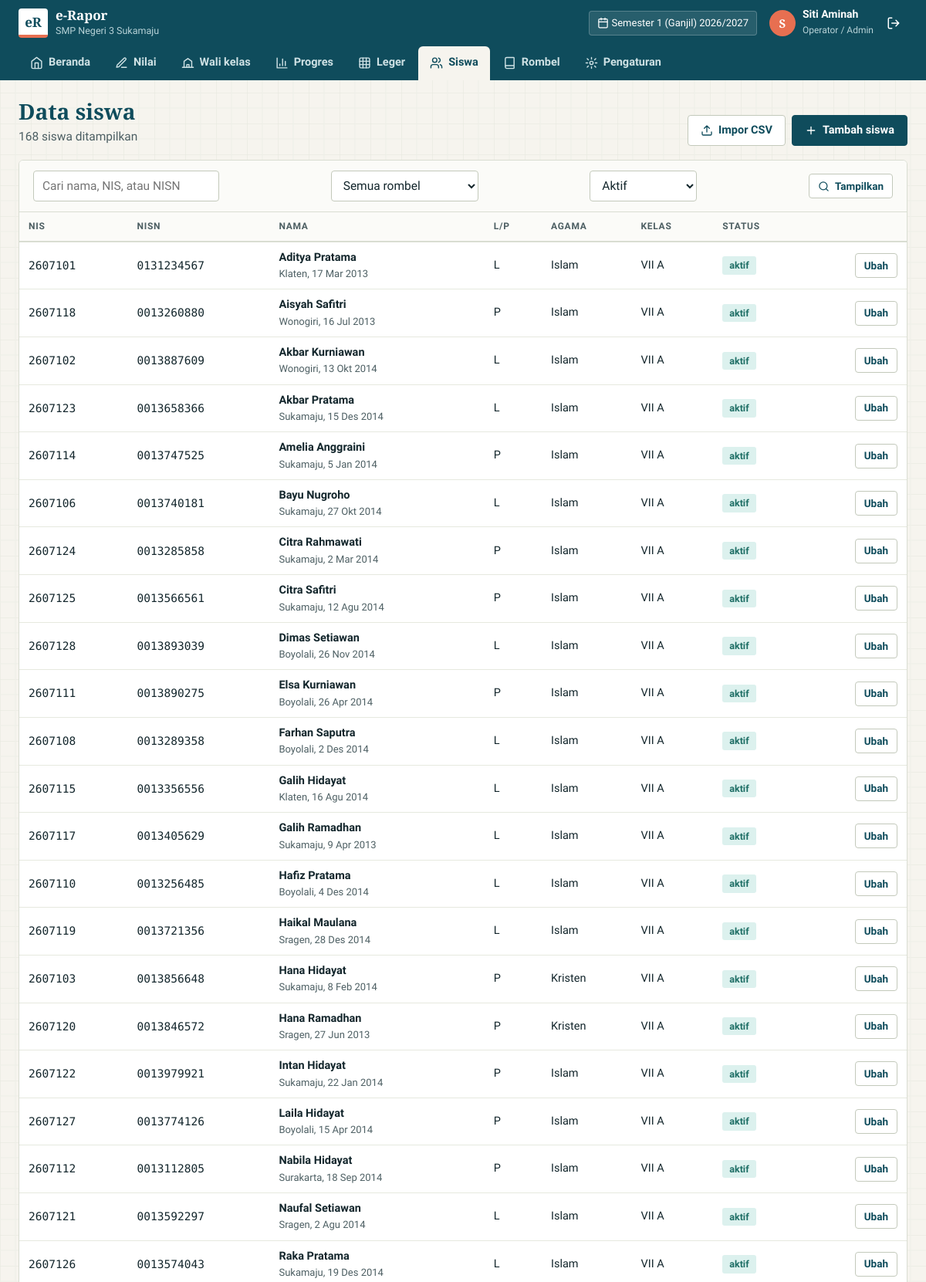
The page /index.php?page=siswa (signed in, upper part) on the database its author committed.
### tables this page shows
CREATE TABLE `pengaturan` (
  `id` TINYINT PRIMARY KEY,
  `nama_sekolah` VARCHAR(120) NOT NULL,
  `npsn` VARCHAR(12) NOT NULL DEFAULT '',
  `jenjang` ENUM('SD','SMP','SMA','SMK') NOT NULL DEFAULT 'SMP',
  `alamat` VARCHAR(200) NOT NULL DEFAULT '',
  `kelurahan` VARCHAR(60) NOT NULL DEFAULT '',
  `kecamatan` VARCHAR(60) NOT NULL DEFAULT '',
  `kabupaten` VARCHAR(60) NOT NULL DEFAULT '',
  `provinsi` VARCHAR(60) NOT NULL DEFAULT '',
  `kode_pos` VARCHAR(10) NOT NULL DEFAULT '',
  `telepon` VARCHAR(30) NOT NULL DEFAULT '',
  `email` VARCHAR(100) NOT NULL DEFAULT '',
  `website` VARCHAR(100) NOT NULL DEFAULT '',
  `kepala_sekolah` VARCHAR(100) NOT NULL DEFAULT '',
  `nip_kepsek` VARCHAR(25) NOT NULL DEFAULT '',
  `tempat_rapor` VARCHAR(60) NOT NULL DEFAULT '',
  `kktp` TINYINT NOT NULL DEFAULT 75,
  `bobot_tp` TINYINT NOT NULL DEFAULT 50,
  `periode_id` INT NOT NULL,
  `kunci_nilai` TINYINT(1) NOT NULL DEFAULT 0,
  `rapor_terbit` TINYINT(1) NOT NULL DEFAULT 0
);

CREATE TABLE `periode` (
  `id` INT AUTO_INCREMENT PRIMARY KEY,
  `tahun_ajaran` VARCHAR(9) NOT NULL,
  `semester` TINYINT NOT NULL,
  `tgl_rapor` DATE NOT NULL,
  UNIQUE KEY `uq_periode` (`tahun_ajaran`, `semester`)
);

CREATE TABLE `pengguna` (
  `id` INT AUTO_INCREMENT PRIMARY KEY,
  `nama` VARCHAR(100) NOT NULL,
  `nip` VARCHAR(25) NOT NULL DEFAULT '',
  `username` VARCHAR(40) NOT NULL UNIQUE,
  `password` VARCHAR(255) NOT NULL,
  `role` ENUM('admin','guru','kepsek') NOT NULL DEFAULT 'guru',
  `aktif` TINYINT(1) NOT NULL DEFAULT 1,
  `created_at` DATETIME NOT NULL
);

CREATE TABLE `siswa` (
  `id` INT AUTO_INCREMENT PRIMARY KEY,
  `nis` VARCHAR(20) NOT NULL UNIQUE,
  `nisn` VARCHAR(10) NOT NULL UNIQUE,
  `nama` VARCHAR(100) NOT NULL,
  `jk` ENUM('L','P') NOT NULL,
  `tempat_lahir` VARCHAR(60) NOT NULL DEFAULT '',
  `tgl_lahir` DATE NOT NULL,
  `agama` ENUM('Islam','Kristen','Katolik','Hindu','Buddha','Konghucu') NOT NULL DEFAULT 'Islam',
  `nama_ayah` VARCHAR(100) NOT NULL DEFAULT '',
  `nama_ibu` VARCHAR(100) NOT NULL DEFAULT '',
  `pekerjaan_ayah` VARCHAR(60) NOT NULL DEFAULT '',
  `pekerjaan_ibu` VARCHAR(60) NOT NULL DEFAULT '',
  `alamat` VARCHAR(200) NOT NULL DEFAULT '',
  `telepon_ortu` VARCHAR(20) NOT NULL DEFAULT '',
  `tgl_masuk` DATE NOT NULL,
  `status` ENUM('aktif','lulus','pindah') NOT NULL DEFAULT 'aktif'
);

CREATE TABLE `rombel` (
  `id` INT AUTO_INCREMENT PRIMARY KEY,
  `periode_id` INT NOT NULL,
  `nama` VARCHAR(20) NOT NULL,
  `tingkat` TINYINT NOT NULL,
  `fase` CHAR(1) NOT NULL DEFAULT 'D',
  `wali_id` INT DEFAULT NULL,
  UNIQUE KEY `uq_rombel` (`periode_id`, `nama`),
  FOREIGN KEY (`periode_id`) REFERENCES `periode`(`id`) ON DELETE CASCADE,
  FOREIGN KEY (`wali_id`) REFERENCES `pengguna`(`id`) ON DELETE SET NULL
);

### index.php (called while the page is built, shortened)
<?php
require __DIR__ . '/includes/bootstrap.php';
$publik = ['login', 'cek'];
$routes = [
    'login'          => 'pages/login.php',
    'logout'         => 'pages/logout.php',
    'cek'            => 'pages/cek.php',
    'dashboard'      => 'pages/dashboard.php',
    'nilai'          => 'pages/nilai/index.php',
    'nilai.input'    => 'pages/nilai/input.php',
    'nilai.aksi'     => 'pages/nilai/aksi.php',
    'nilai.csv'      => 'pages/nilai/csv.php',
    'wali'           => 'pages/wali/index.php',
    'wali.aksi'      => 'pages/wali/aksi.php',
    'leger'          => 'pages/leger.php',
    'rapor'          => 'pages/rapor.php',
    'progres'        => 'pages/progres.php',
    'siswa'          => 'pages/siswa/index.php',
    'siswa.form'     => 'pages/siswa/form.php',
    'siswa.aksi'     => 'pages/siswa/aksi.php',
    'siswa.impor'    => 'pages/siswa/impor.php',
    'rombel'         => 'pages/rombel/index.php',
    'rombel.detail'  => 'pages/rombel/detail.php',
    'rombel.aksi'    => 'pages/rombel/aksi.php',
    'guru'           => 'pages/guru.php',
    'mapel'          => 'pages/mapel.php',
    'ekskul'         => 'pages/ekskul.php',
    'periode'        => 'pages/periode.php',
    'pengaturan'     => 'pages/pengaturan.php',
    'profil'         => 'pages/profil.php',
];
$page = $_GET['page'] ?? (user() ? 'dashboard' : 'login');
if (!in_array($page, $publik, true)) require_login();
require __DIR__ . '/' . $routes[$page];

### pages/siswa/index.php (the view, shortened to what this page needs)
<?php
$per = periode_aktif();
$status = in_array($_GET['status'] ?? '', ['aktif', 'lulus', 'pindah', 'semua'], true) ? $_GET['status'] : 'aktif';
$cari = trim($_GET['q'] ?? '');
$w = [];
$p = [$per['id']];
if ($status !== 'semua') { $w[] = 's.status = ?'; $p[] = $status; }
$data = q('SELECT s.*, r.nama rombel FROM siswa s LEFT JOIN anggota_rombel a ON a.siswa_id = s.id AND a.periode_id = ? LEFT JOIN rombel r ON r.id = a.rombel_id'
    . ($w ? ' WHERE ' . implode(' AND ', $w) : '') . ' ORDER BY r.tingkat IS NULL, r.tingkat, r.nama, s.nama LIMIT 1000', $p)->fetchAll();
$title = 'Data siswa';
$sub = count($data) . ' siswa ditampilkan';
$actions = '<a class="btn putih" href="' . url('siswa.impor') . '">' . icon('unggah', 16) . ' Impor CSV</a><a class="btn" href="' . url('siswa.form') . '">' . icon('plus', 16) . ' Tambah siswa</a>';
require __DIR__ . '/../../includes/header.php';
?>
<div class="kartu rata">
  <form class="kartu-kepala filter">
    <input class="input" name="q" value="<?= e($cari) ?>" placeholder="Cari nama, NIS, atau NISN" style="min-width:230px">
    <select class="input" name="rombel"><option value="">Semua rombel</option></select>
    <select class="input" name="status"><?php foreach (['aktif' => 'Aktif', 'lulus' => 'Lulus', 'pindah' => 'Pindah', 'semua' => 'Semua status'] as $k => $l): ?><option value="<?= $k ?>" <?= $status === $k ? 'selected' : '' ?>><?= $l ?></option><?php endforeach; ?></select>
    <button class="btn putih kecil"><?= icon('cari', 15) ?> Tampilkan</button>
  </form>
  <div class="tabel-wrap"><table class="tabel">
    <thead><tr><th>NIS</th><th>NISN</th><th>Nama</th><th>L/P</th><th>Agama</th><th>Kelas</th><th>Status</th><th></th></tr></thead>
    <tbody>
    <?php foreach ($data as $s): ?>
      <tr>
        <td class="mono"><?= e($s['nis']) ?></td><td class="mono"><?= e($s['nisn']) ?></td>
        <td><a class="nama" href="<?= url('siswa.form', ['id' => $s['id']]) ?>"><?= e($s['nama']) ?></a><div class="kecil muted"><?= e($s['tempat_lahir']) ?>, <?= tgl($s['tgl_lahir'], false) ?></div></td>
        <td><?= $s['jk'] ?></td><td><?= e($s['agama']) ?></td>
        <td><?= $s['rombel'] ? e($s['rombel']) : '<span class="chip pasir">belum</span>' ?></td>
        <td><span class="chip <?= $s['status'] === 'aktif' ? 'hijau' : 'abu' ?>"><?= e($s['status']) ?></span></td>
        <td class="kanan"><a class="btn putih kecil" href="<?= url('siswa.form', ['id' => $s['id']]) ?>">Ubah</a></td>
      </tr>
    <?php endforeach; ?>
    </tbody>
  </table><?php if (!$data): ?><div class="kosong">Tidak ada siswa yang cocok.</div><?php endif; ?></div>
</div>
<?php require __DIR__ . '/../../includes/footer.php'; ?>

### includes/header.php (shortened to what this page needs)
<?php
$_s = setting();
$_p = periode_aktif();
$_menu = [['dashboard', 'Beranda', 'home']];
if (role() === 'guru' || is_admin()) $_menu[] = ['nilai', is_admin() ? 'Nilai' : 'Nilai saya', 'pena'];
if (rombel_wali() || lihat_semua()) $_menu[] = ['wali', lihat_semua() ? 'Wali kelas' : 'Kelas saya', 'kelas'];
if (lihat_semua()) { $_menu[] = ['progres', 'Progres', 'grafik']; $_menu[] = ['leger', 'Leger', 'grid']; }
if (is_admin()) {
    $_menu[] = ['siswa', 'Siswa', 'users'];
    $_menu[] = ['rombel', 'Rombel', 'buku'];
    $_menu[] = ['pengaturan', 'Pengaturan', 'setel'];
}
$_cur = explode('.', $_GET['page'] ?? 'dashboard')[0];
?>
<!DOCTYPE html>
<html lang="id">
<head>
<link rel="stylesheet" href="assets/css/style.css">
</head>
<body>
<header class="atas no-print">
  <div class="atas-baris">
    <a class="merek" href="<?= url('dashboard') ?>">
      <span class="logo">eR</span>
      <span><b>e-Rapor</b><small><?= e($_s['nama_sekolah']) ?></small></span>
    </a>
    <div class="periode-chip" title="Periode aktif"><?= icon('kalender', 15) ?> <?= e(label_periode($_p)) ?><?php if ($_s['kunci_nilai']): ?> · <span class="kunci"><?= icon('kunci', 13) ?> nilai dikunci</span><?php endif; ?></div>
    <div class="akun">
      <a href="<?= url('profil') ?>" class="akun-nama"><span class="av"><?= e(mb_strtoupper(mb_substr(user()['nama'], 0, 1))) ?></span><span><b><?= e(explode(',', user()['nama'])[0]) ?></b><small><?= e(LABEL_ROLE[role()] ?? role()) ?><?= rombel_wali() ? ' · Wali ' . e(implode(', ', array_column(rombel_wali(), 'nama'))) : '' ?></small></span></a>
      <a class="ibtn" href="<?= url('logout') ?>" title="Keluar" aria-label="Keluar"><?= icon('keluar') ?></a>
    </div>
  </div>
  <nav class="tab-atas" aria-label="Menu utama">
    <?php foreach ($_menu as [$_k, $_l, $_i]): ?>
      <a href="<?= url($_k) ?>" class="<?= $_cur === $_k ? 'aktif' : '' ?>"><?= icon($_i, 17) ?> <?= e($_l) ?></a>
    <?php endforeach; ?>
  </nav>
</header>
<main class="isi">
  <div class="judul-hal">
    <div>
      <h1><?= e($title ?? 'Beranda') ?></h1>
      <?php if (!empty($sub)): ?><p><?= $sub ?></p><?php endif; ?>
    </div>
    <?php if (!empty($actions)): ?><div class="aksi no-print"><?= $actions ?></div><?php endif; ?>
  </div>

### rows shown on the page
pengaturan: nama_sekolah "SMP Negeri 3 Sukamaju"
periode: label_periode($_p) "Semester 1 (Ganjil) 2026/2027"
pengguna: nama "S", nama "Siti Aminah", role "Operator / Admin"
siswa: nis "2607101", nisn "0131234567", nama "Aditya Pratama", tempat_lahir "Klaten", tgl_lahir "17 Mar 2013", jk "L", agama "Islam", rombel.nama "VII A", status "aktif"
siswa: nis "2607118", nisn "0013260880", nama "Aisyah Safitri", tempat_lahir "Wonogiri", tgl_lahir "16 Jul 2013", jk "P", agama "Islam", rombel.nama "VII A", status "aktif"
siswa: nis "2607102", nisn "0013887609", nama "Akbar Kurniawan", tempat_lahir "Wonogiri", tgl_lahir "13 Okt 2014", jk "L", agama "Islam", rombel.nama "VII A", status "aktif"
siswa: nis "2607123", nisn "0013658366", nama "Akbar Pratama", tempat_lahir "Sukamaju", tgl_lahir "15 Des 2014", jk "L", agama "Islam", rombel.nama "VII A", status "aktif"
siswa: nis "2607114", nisn "0013747525", nama "Amelia Anggraini", tempat_lahir "Sukamaju", tgl_lahir "5 Jan 2014", jk "P", agama "Islam", rombel.nama "VII A", status "aktif"
siswa: nis "2607106", nisn "0013740181", nama "Bayu Nugroho", tempat_lahir "Sukamaju", tgl_lahir "27 Okt 2014", jk "L", agama "Islam", rombel.nama "VII A", status "aktif"
siswa: nis "2607124", nisn "0013285858", nama "Citra Rahmawati", tempat_lahir "Sukamaju", tgl_lahir "2 Mar 2014", jk "P", agama "Islam", rombel.nama "VII A", status "aktif"
siswa: nis "2607125", nisn "0013566561", nama "Citra Safitri", tempat_lahir "Sukamaju", tgl_lahir "12 Agu 2014", jk "P", agama "Islam", rombel.nama "VII A", status "aktif"
siswa: nis "2607128", nisn "0013893039", nama "Dimas Setiawan", tempat_lahir "Boyolali", tgl_lahir "26 Nov 2014", jk "L", agama "Islam", rombel.nama "VII A", status "aktif"
siswa: nis "2607111", nisn "0013890275", nama "Elsa Kurniawan", tempat_lahir "Boyolali", tgl_lahir "26 Apr 2014", jk "P", agama "Islam", rombel.nama "VII A", status "aktif"
siswa: nis "2607108", nisn "0013289358", nama "Farhan Saputra", tempat_lahir "Boyolali", tgl_lahir "2 Des 2014", jk "L", agama "Islam", rombel.nama "VII A", status "aktif"
siswa: nis "2607115", nisn "0013356556", nama "Galih Hidayat", tempat_lahir "Klaten", tgl_lahir "16 Agu 2014", jk "L", agama "Islam", rombel.nama "VII A", status "aktif"
siswa: nis "2607117", nisn "0013405629", nama "Galih Ramadhan", tempat_lahir "Sukamaju", tgl_lahir "9 Apr 2013", jk "L", agama "Islam", rombel.nama "VII A", status "aktif"
siswa: nis "2607110", nisn "0013256485", nama "Hafiz Pratama", tempat_lahir "Boyolali", tgl_lahir "4 Des 2014", jk "L", agama "Islam", rombel.nama "VII A", status "aktif"
siswa: nis "2607119", nisn "0013721356", nama "Haikal Maulana", tempat_lahir "Sragen", tgl_lahir "28 Des 2014", jk "L", agama "Islam", rombel.nama "VII A", status "aktif"
siswa: nis "2607103", nisn "0013856648", nama "Hana Hidayat", tempat_lahir "Sukamaju", tgl_lahir "8 Feb 2014", jk "P", agama "Kristen", rombel.nama "VII A", status "aktif"
siswa: nis "2607120", nisn "0013846572", nama "Hana Ramadhan", tempat_lahir "Sragen", tgl_lahir "27 Jun 2013", jk "P", agama "Kristen", rombel.nama "VII A", status "aktif"
siswa: nis "2607122", nisn "0013979921", nama "Intan Hidayat", tempat_lahir "Sukamaju", tgl_lahir "22 Jan 2014", jk "P", agama "Islam", rombel.nama "VII A", status "aktif"
siswa: nis "2607127", nisn "0013774126", nama "Laila Hidayat", tempat_lahir "Boyolali", tgl_lahir "15 Apr 2014", jk "P", agama "Islam", rombel.nama "VII A", status "aktif"
siswa: nis "2607112", nisn "0013112805", nama "Nabila Hidayat", tempat_lahir "Surakarta", tgl_lahir "18 Sep 2014", jk "P", agama "Islam", rombel.nama "VII A", status "aktif"
siswa: nis "2607121", nisn "0013592297", nama "Naufal Setiawan", tempat_lahir "Sragen", tgl_lahir "2 Agu 2014", jk "L", agama "Islam", rombel.nama "VII A", status "aktif"
siswa: nis "2607126", nisn "0013574043", nama "Raka Pratama", tempat_lahir "Sukamaju", tgl_lahir "19 Des 2014", jk "L", agama "Islam", rombel.nama "VII A", status "aktif"

### other values the page prints
$_l "Beranda"
$_l "Nilai"
$_l "Wali kelas"
$_l "Progres"
$_l "Leger"
$_l "Siswa"
$_l "Rombel"
$_l "Pengaturan"
$title "Data siswa"
$sub "168 siswa ditampilkan"
form field status "Aktif"
